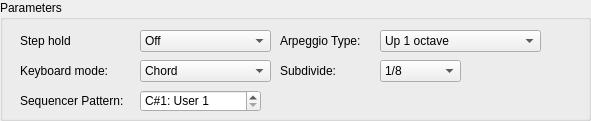
  <widget class="QGroupBox" name="groupBox_3">
   <property name="geometry">
    <rect>
     <x>290</x>
     <y>11</y>
     <width>591</width>
     <height>121</height>
    </rect>
   </property>
   <property name="title">
    <string>Parameters</string>
   </property>
   <widget class="ComboPicker" name="arpSubdivide">
    <property name="geometry">
     <rect>
      <x>380</x>
      <y>60</y>
      <width>81</width>
      <height>22</height>
     </rect>
    </property>
    <property name="currentIndex">
     <number>4</number>
    </property>
    <item>
     <property name="text">
      <string>3/8</string>
     </property>
    </item>
    <item>
     <property name="text">
      <string>1/4</string>
     </property>
    </item>
    <item>
     <property name="text">
      <string>3/16</string>
     </property>
    </item>
    <item>
     <property name="text">
      <string>1/6</string>
     </property>
    </item>
    <item>
     <property name="text">
      <string>1/8</string>
     </property>
    </item>
    <item>
     <property name="text">
      <string>3/32</string>
     </property>
    </item>
    <item>
     <property name="text">
      <string>1/12</string>
     </property>
    </item>
    <item>
     <property name="text">
      <string>1/16</string>
     </property>
    </item>
    <item>
     <property name="text">
      <string>1/24</string>
     </property>
    </item>
    <item>
     <property name="text">
      <string>1/32</string>
     </property>
    </item>
   </widget>
   <widget class="SpinBox" name="seqPatternNo">
    <property name="geometry">
     <rect>
      <x>140</x>
      <y>90</y>
      <width>121</width>
      <height>22</height>
     </rect>
    </property>
    <property name="suffix">
     <string/>
    </property>
    <property name="prefix">
     <string>C#1: User </string>
    </property>
    <property name="minimum">
     <number>1</number>
    </property>
    <property name="maximum">
     <number>128</number>
    </property>
    <property name="value">
     <number>1</number>
    </property>
   </widget>
   <widget class="QLabel" name="label_5">
    <property name="geometry">
     <rect>
      <x>20</x>
      <y>30</y>
      <width>101</width>
      <height>21</height>
     </rect>
    </property>
    <property name="text">
     <string>Step hold</string>
    </property>
   </widget>
   <widget class="ComboPicker" name="stepHoldCombo">
    <property name="geometry">
     <rect>
      <x>140</x>
      <y>30</y>
      <width>131</width>
      <height>22</height>
     </rect>
    </property>
    <item>
     <property name="text">
      <string>Off</string>
     </property>
    </item>
    <item>
     <property name="text">
      <string>On</string>
     </property>
    </item>
   </widget>
   <widget class="ComboPicker" name="arpType">
    <property name="geometry">
     <rect>
      <x>380</x>
      <y>30</y>
      <width>161</width>
      <height>22</height>
     </rect>
    </property>
    <property name="currentIndex">
     <number>0</number>
    </property>
    <item>
     <property name="text">
      <string>Up 1 octave</string>
     </property>
    </item>
    <item>
     <property name="text">
      <string>Up 2 octaves</string>
     </property>
    </item>
    <item>
     <property name="text">
      <string>Up 4 octaves</string>
     </property>
    </item>
    <item>
     <property name="text">
      <string>Down 1 octave</string>
     </property>
    </item>
    <item>
     <property name="text">
      <string>Down 2 octaves</string>
     </property>
    </item>
    <item>
     <property name="text">
      <string>Down 4 octaves</string>
     </property>
    </item>
    <item>
     <property name="text">
      <string>Up and down 1 octave A</string>
     </property>
    </item>
    <item>
     <property name="text">
      <string>Up and down 2 octaves A</string>
     </property>
    </item>
    <item>
     <property name="text">
      <string>Up and down 4 octaves A</string>
     </property>
    </item>
    <item>
     <property name="text">
      <string>Up and down 1 octaves B</string>
     </property>
    </item>
    <item>
     <property name="text">
      <string>Up and down 2 octaves B</string>
     </property>
    </item>
    <item>
     <property name="text">
      <string>Up and down 4 octaves A</string>
     </property>
    </item>
    <item>
     <property name="text">
      <string>Random 1 octave</string>
     </property>
    </item>
    <item>
     <property name="text">
      <string>Random 2 octaves</string>
     </property>
    </item>
    <item>
     <property name="text">
      <string>Random 3 octaves</string>
     </property>
    </item>
    <item>
     <property name="text">
      <string>Techno sequence A</string>
     </property>
    </item>
    <item>
     <property name="text">
      <string>Techno sequence B</string>
     </property>
    </item>
    <item>
     <property name="text">
      <string>Techno sequence C</string>
     </property>
    </item>
    <item>
     <property name="text">
      <string>Techno sequence D</string>
     </property>
    </item>
    <item>
     <property name="text">
      <string>House sequence</string>
     </property>
    </item>
    <item>
     <property name="text">
      <string>Syncopation A</string>
     </property>
    </item>
    <item>
     <property name="text">
      <string>Syncopation B</string>
     </property>
    </item>
    <item>
     <property name="text">
      <string>Syncopated echo</string>
     </property>
    </item>
    <item>
     <property name="text">
      <string>Echo with moving filter A</string>
     </property>
    </item>
    <item>
     <property name="text">
      <string>Echo with moving filter B</string>
     </property>
    </item>
    <item>
     <property name="text">
      <string>Pulse bass and sequence</string>
     </property>
    </item>
    <item>
     <property name="text">
      <string>Bass line A</string>
     </property>
    </item>
    <item>
     <property name="text">
      <string>Bass line B</string>
     </property>
    </item>
    <item>
     <property name="text">
      <string>Bass line C</string>
     </property>
    </item>
    <item>
     <property name="text">
      <string>Bass line D</string>
     </property>
    </item>
   </widget>
   <widget class="QLabel" name="seqLabel_1">
    <property name="geometry">
     <rect>
      <x>20</x>
      <y>90</y>
      <width>111</width>
      <height>21</height>
     </rect>
    </property>
    <property name="text">
     <string>Sequencer Pattern:</string>
    </property>
   </widget>
   <widget class="ComboPicker" name="kbdMode">
    <property name="geometry">
     <rect>
      <x>140</x>
      <y>60</y>
      <width>131</width>
      <height>22</height>
     </rect>
    </property>
    <item>
     <property name="text">
      <string>Chord</string>
     </property>
    </item>
    <item>
     <property name="text">
      <string>Chord &amp; Normal</string>
     </property>
    </item>
   </widget>
   <widget class="QLabel" name="arpLabel_2">
    <property name="geometry">
     <rect>
      <x>280</x>
      <y>60</y>
      <width>91</width>
      <height>21</height>
     </rect>
    </property>
    <property name="text">
     <string>Subdivide:</string>
    </property>
   </widget>
   <widget class="QLabel" name="label">
    <property name="geometry">
     <rect>
      <x>20</x>
      <y>60</y>
      <width>101</width>
      <height>21</height>
     </rect>
    </property>
    <property name="text">
     <string>Keyboard mode:</string>
    </property>
   </widget>
   <widget class="QLabel" name="arpLabel_1">
    <property name="geometry">
     <rect>
      <x>280</x>
      <y>30</y>
      <width>101</width>
      <height>21</height>
     </rect>
    </property>
    <property name="text">
     <string>Arpeggio Type:</string>
    </property>
   </widget>
  </widget>
